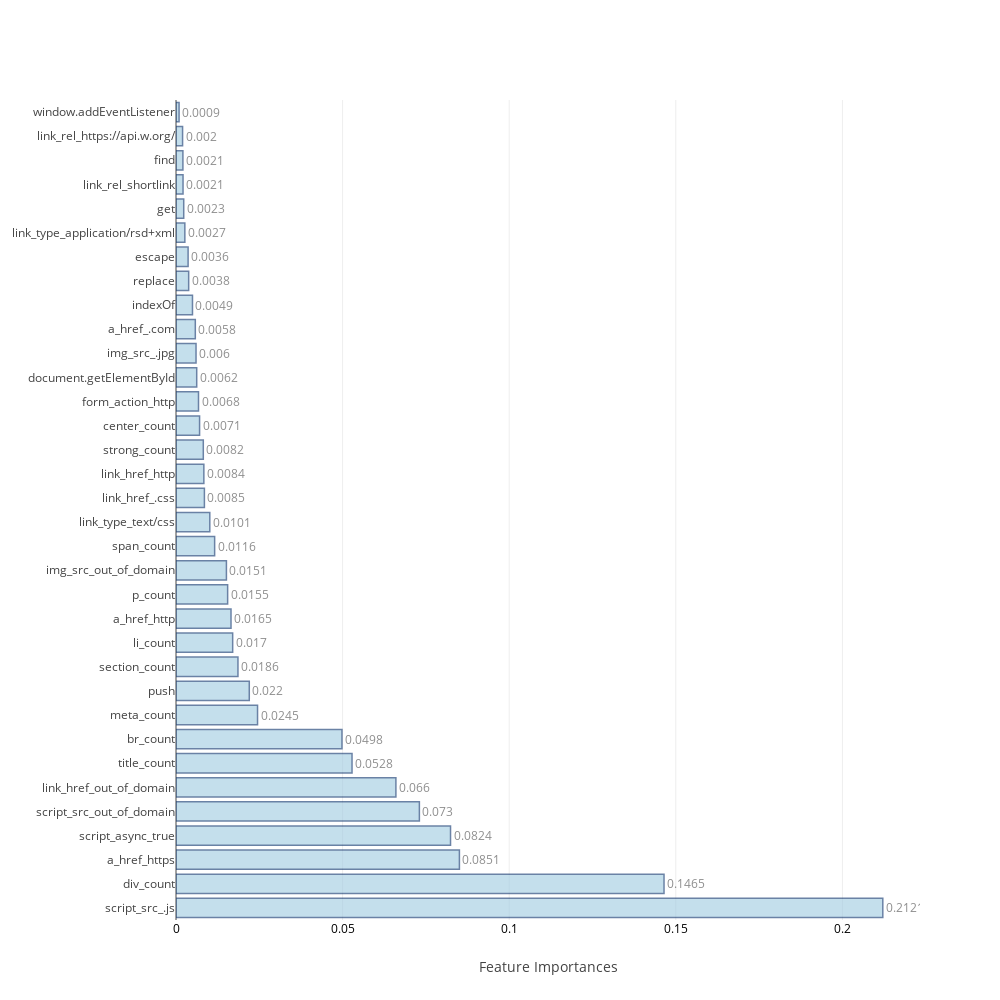
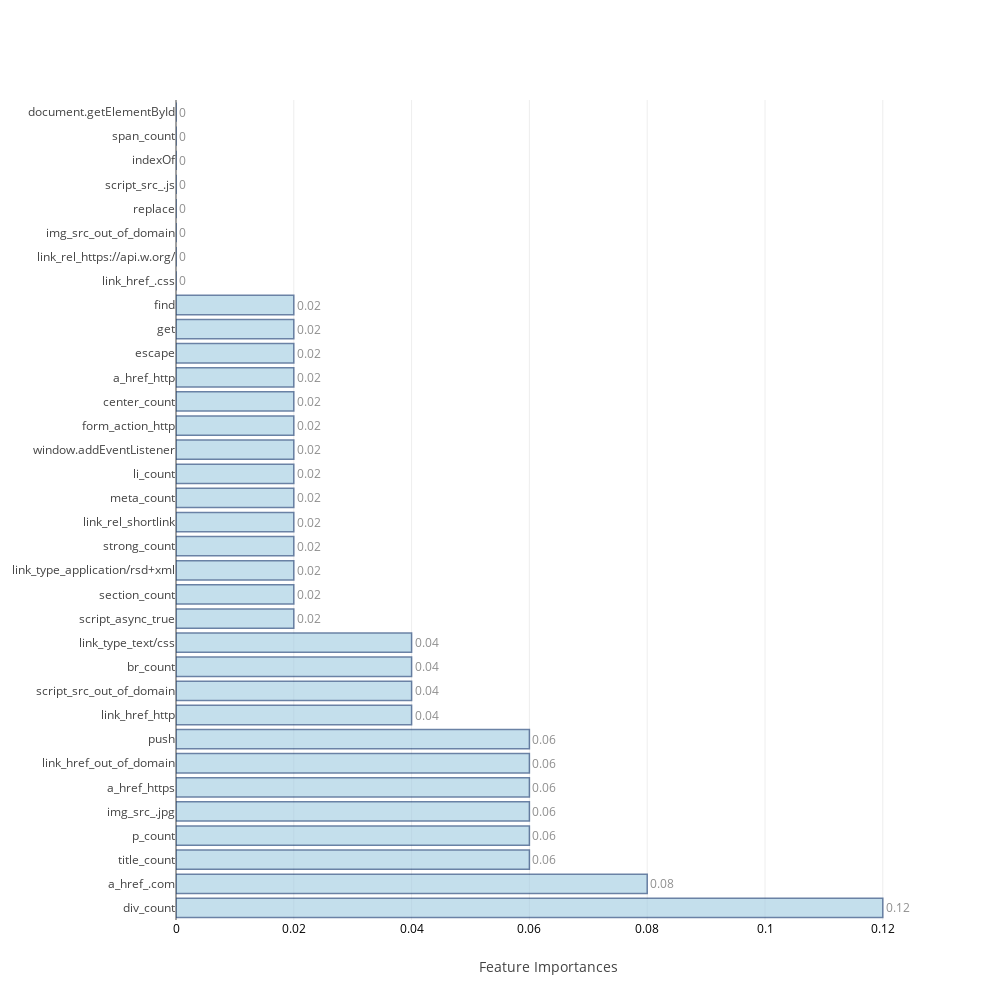

Notebook cell for these charts, in order:
### Code cell
## Table to store training and test measures so we can compare later
table_80_80_train=pd.DataFrame(columns=['accuracy','TP','TN','FP','FN','FPR','FNR'])
table_80_80_test=pd.DataFrame(columns=['accuracy','TP','TN','FP','FN','FPR','FNR','auc','mcc'])

feat_imp=[None]*4
j=0
for i in range(0,8):
    if i>=2 and i<=5:
        model,cm_train,cm_test,acc_train,acc_test,roc_auc,feat_imp[j],mcc=f[i](X_train,Y_train,scaled_X_test,test_Y,columns)
        j=j+1
    else:
        model,cm_train,cm_test,acc_train,acc_test,roc_auc,mcc=f[i](X_train,Y_train,scaled_X_test,test_Y)
    table_80_80_train.loc[i]=   ([acc_train,cm_train.TP,cm_train.TN,cm_train.FP,cm_train.FN,cm_train.FPR,cm_train.FNR])
    table_80_80_test.loc[i] =   ([acc_test ,cm_test.TP, cm_test.TN, cm_test.FP, cm_test.FN, cm_test.FPR, cm_test.FNR,roc_auc,mcc])
    print("\n")

### Figure 1 — Plotly figure (JSON) as saved in the notebook; plotly's stock layout.template omitted (floating-point values rounded to 4 significant figures)
{"data": [{"marker": {"color": "rgb(158,202,225)", "line": {"color": "rgb(8,48,107)", "width": 1.5}}, "opacity": 0.6, "orientation": "h", "text": [0.2121, 0.1465, 0.0851, 0.0824, 0.073, 0.066, 0.0528, 0.0498, 0.0245, 0.022, 0.0186, 0.017, 0.0165, 0.0155, 0.0151, 0.0116, 0.0101, 0.0085, 0.0084, 0.0082, 0.0071, 0.0068, 0.0062, 0.006, 0.0058, 0.0049, 0.0038, 0.0036, 0.0027, 0.0023, 0.0021, 0.0021, 0.002, 0.0009], "textposition": "outside", "type": "bar", "uid": "2dc1e8d9-59f2-41ea-9503-30962bd05650", "x": [0.2121, 0.1465, 0.08505, 0.08239, 0.07304, 0.066, 0.05283, 0.0498, 0.02447, 0.02199, 0.01859, 0.01701, 0.01651, 0.0155, 0.01513, 0.0116, 0.01014, 0.008525, 0.008357, 0.008192, 0.007078, 0.006751, 0.006216, 0.006013, 0.005796, 0.004947, 0.003803, 0.00363, 0.002653, 0.002319, 0.002109, 0.002071, 0.001975, 0.0009215], "y": ["script_src_.js", "div_count", "a_href_https", "script_async_true", "script_src_out_of_domain", "link_href_out_of_domain", "title_count", "br_count", "meta_count", "push", "section_count", "li_count", "a_href_http", "p_count", "img_src_out_of_domain", "span_count", "link_type_text/css", "link_href_.css", "link_href_http", "strong_count", "center_count", "form_action_http", "document.getElementById", "img_src_.jpg", "a_href_.com", "indexOf", "replace", "escape", "link_type_application/rsd+xml", "get", "link_rel_shortlink", "find", "link_rel_https://api.w.org/", "window.addEventListener"]}], "layout": {"autosize": false, "height": 1000, "width": 1000, "xaxis": {"tickfont": {"color": "black", "size": 12}, "title": "Feature Importances"}, "yaxis": {"automargin": true}}}

### Figure 2 — Plotly figure (JSON) as saved in the notebook; plotly's stock layout.template omitted (floating-point values rounded to 4 significant figures)
{"data": [{"marker": {"color": "rgb(158,202,225)", "line": {"color": "rgb(8,48,107)", "width": 1.5}}, "opacity": 0.6, "orientation": "h", "text": [0.12, 0.08, 0.06, 0.06, 0.06, 0.06, 0.06, 0.06, 0.04, 0.04, 0.04, 0.04, 0.02, 0.02, 0.02, 0.02, 0.02, 0.02, 0.02, 0.02, 0.02, 0.02, 0.02, 0.02, 0.02, 0.02, 0, 0, 0, 0, 0, 0, 0, 0], "textposition": "outside", "type": "bar", "uid": "8aa8c9ce-17eb-49fd-901b-70563a0ba5d5", "x": [0.12, 0.08, 0.06, 0.06, 0.06, 0.06, 0.06, 0.06, 0.04, 0.04, 0.04, 0.04, 0.02, 0.02, 0.02, 0.02, 0.02, 0.02, 0.02, 0.02, 0.02, 0.02, 0.02, 0.02, 0.02, 0.02, 0, 0, 0, 0, 0, 0, 0, 0], "y": ["div_count", "a_href_.com", "title_count", "p_count", "img_src_.jpg", "a_href_https", "link_href_out_of_domain", "push", "link_href_http", "script_src_out_of_domain", "br_count", "link_type_text/css", "script_async_true", "section_count", "link_type_application/rsd+xml", "strong_count", "link_rel_shortlink", "meta_count", "li_count", "window.addEventListener", "form_action_http", "center_count", "a_href_http", "escape", "get", "find", "link_href_.css", "link_rel_https://api.w.org/", "img_src_out_of_domain", "replace", "script_src_.js", "indexOf", "span_count", "document.getElementById"]}], "layout": {"autosize": false, "height": 1000, "width": 1000, "xaxis": {"tickfont": {"color": "black", "size": 12}, "title": "Feature Importances"}, "yaxis": {"automargin": true}}}
